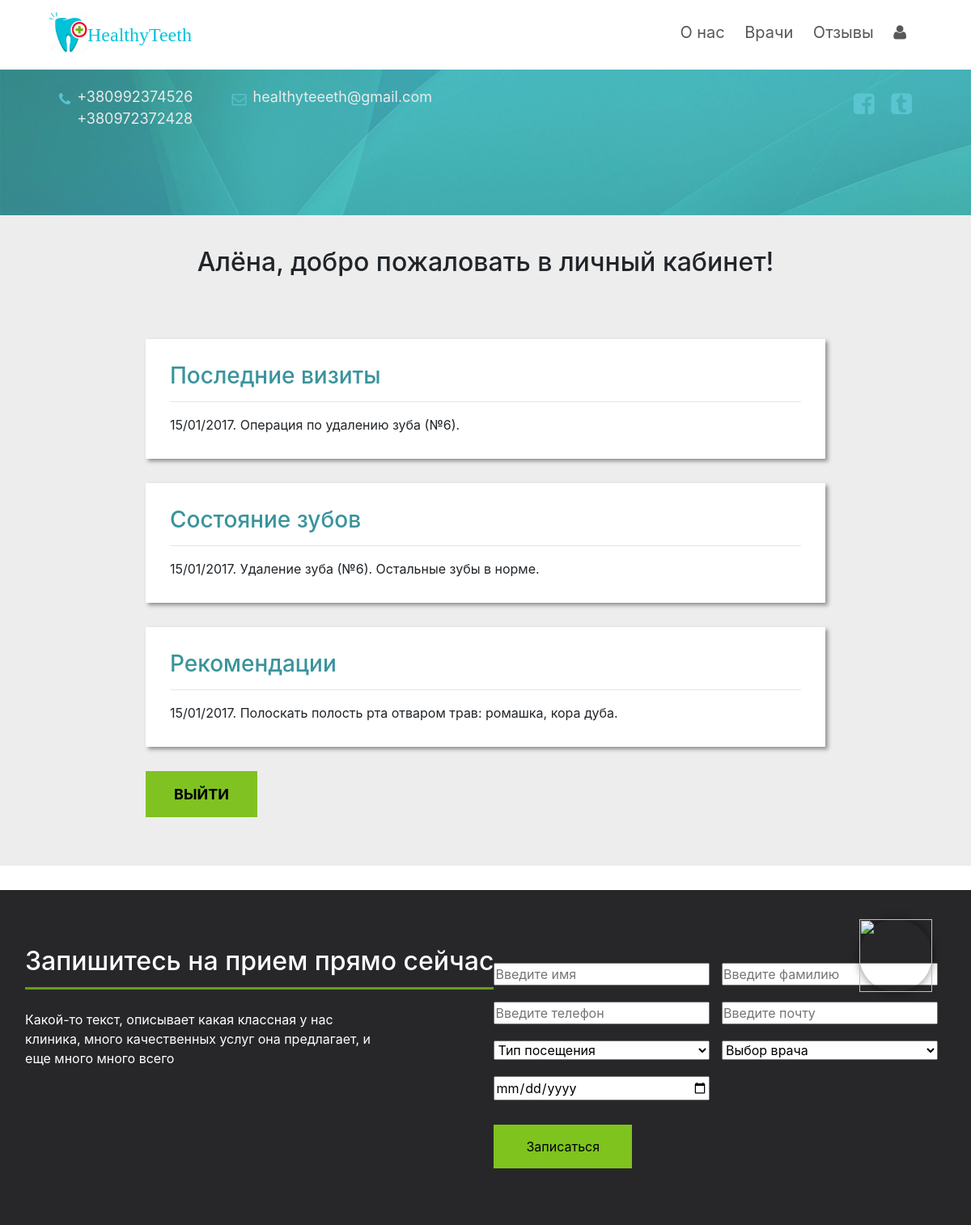
The app's page /personal_area.php (signed in) with its own data.
### tables this page shows
CREATE TABLE IF NOT EXISTS `Medical_Card` (
  `ID_Card` int(11) NOT NULL,
  `ID_User` int(11) NOT NULL,
  `Last_visitation` text NOT NULL,
  `State_of_Teeth` text NOT NULL,
  `Recommendations` text NOT NULL
);

### personal_area.php (the view, shortened to what this page needs)
<?php session_start(); 	$ID_User = isset($ID_User) ? $ID_User : $_SESSION['ID_User']; ?>
<!DOCTYPE>
<html lang="ru">
	<head>
		<link rel="stylesheet" href="css/style.css" />
		<link rel="stylesheet" href="css/home.css" />
		<link rel="stylesheet" href="css/form1.css" />
		<link rel="stylesheet" href="css/callback.css" />
		<link rel="stylesheet" href="css/signin.css" />
		<link rel="stylesheet" href="css/personal_area.css" />
		<link rel="stylesheet" href="css/media.css" />
		<link rel="stylesheet" href="bootstrap/css/bootstrap.min.css" />
		<link rel="stylesheet" href="font-awesome-4.2.0/css/font-awesome.min.css" />
	<body>
	<header class="Header">
		<div class="container">
			<div class="HeaderWrapper">
				<a href="index.php">
					<div class="Logo">
					<div class="Logo-img"><img src="img/logo.jpg" height="50" width="48"></div>
					<div class="Logo-name">HealthyTeeth</div>
					</div>
				</a>
				<div class="Nav">
					<ul>
						<li><a href="index.php">О нас</a></li>
						<li><a href="doctors.php">Врачи</a></li>
						<li><a href="reviews.php">Отзывы</a></li>
					<li>
				<?php
					require_once('/login.php');
				?>
						</li>
					</ul>
				</div>
			</div>
		</div>
			<section class="Infotmation">
			<div class="container">
				<div class="HomeInfotmation-wrapper">
					<div class="HomeInfotmation-contacts">
						<div class="HomeInfotmation-contact">
							<i class="fa fa-phone" aria-hidden="true"></i>
							<div class="phones">
								<span>+380992374526</span>
								<span>+380972372428</span>
							</div>
						</div>
						<div class="HomeInfotmation-contact">
							<i class="fa fa-envelope-o" aria-hidden="true"></i>
							<div class="email">
								<span>healthyteeeth@gmail.com</span>
							</div>
						</div>
					</div>
					<div class="HomeInfotmation-socials">
						<a href="#"><i class="fa fa-facebook-square" aria-hidden="true"></i></a>
						<a href=""><i class="fa fa-tumblr-square" aria-hidden="true"></i></a>
					</div>
				</div>
			</div>
			</section>
	</header>
	<section class="Personal_area">
		<h2><?php echo $_SESSION['name']; ?>, добро пожаловать в личный кабинет!</h2>
			<div class="Personal_information">
		      <div class="col last_visits">
		        <h3>Последние визиты</h3><hr>
		        <div class="description_second style">
					<?php
						$dbConnector = new mysqli('localhost', 'root', '', 'HealthyTeeth');
						$sql = ("SELECT Last_visitation FROM Medical_Card WHERE ID_User = $ID_User;");
						$result =$dbConnector->query($sql);
						if ($result->num_rows > 0) {
						    while($row = $result->fetch_assoc()) {
						        echo " ". $row["Last_visitation"]." ";
						    }
						} else {
						    echo "К сожалению, нет данных о последних визитах. Обратитесь к администратору.";
						}
					?>
		    </div>
		      </div>
		      <div class="col condition_of_teeth">
		        <h3>Состояние зубов</h3><hr>
		        <div class="description_second style">
					<?php
						$dbConnector = new mysqli('localhost', 'root', '', 'HealthyTeeth');
						$sql = ("SELECT State_of_Teeth FROM Medical_Card WHERE ID_User = $ID_User;");
						$result =$dbConnector->query($sql);
						if ($result->num_rows > 0) {
						    while($row = $result->fetch_assoc()) {
						        echo " ". $row["State_of_Teeth"]." ";
						    }
						} else {
						    echo "К сожалению, нет данных о состоянии зубов. Обратитесь к администратору.";
						}
					?>
		    </div>
		      </div>
		      <div class="col recomendations">
		        <h3>Рекомендации</h3><hr>
		        <div class="description_second style">
					<?php
						$dbConnector = new mysqli('localhost', 'root', '', 'HealthyTeeth');
						$sql = ("SELECT Recommendations FROM Medical_Card WHERE ID_User = $ID_User;");
						$result =$dbConnector->query($sql);
						if ($result->num_rows > 0) {
						    while($row = $result->fetch_assoc()) {
						        echo " ". $row["Recommendations"]." ";
						    }
						} else {
						    echo "К сожалению, нет рекомендаций. Обратитесь к администратору.";
						}
					?>
		    </div>
		      </div>
		      <button class="logout"><a href="logout.php">Выйти</a></button>
		    </div>
	</section>
	<section class="Form_of_visitation">
		<div class="Form_of_visitation_title">
			<div>
				<h2>Запишитесь на прием прямо сейчас</h2>
				<p>Какой-то текст, описывает какая классная у нас клиника, много качественных услуг она предлагает, и еще много много всего</p>
			</div>
		</div>
<?php
	require_once('/forma.php');
?>
	</section>
<?php
	require_once('/callback.php');
?>
	</body>
</html>

### login.php (shortened to what this page needs)
<?php session_start();
if($_SESSION['ID_User']==1)
{
?><a href="page_for_admin.php"><i class="fa fa-user" aria-hidden="true"></i></a><?
}
elseif($_SESSION['ID_User'])
{
?><a href="personal_area.php"><i class="fa fa-user" aria-hidden="true"></i></a><?
}
?>

### forma.php (shortened to what this page needs)
<form method="POST" action="forma2.php" id="feedback-form">
			<input required type="text" name="name" id="name" size="25" placeholder="Введите имя" />
			<input required type="text" name="second_name" id="second_name" size="25" placeholder="Введите фамилию" /><br>
			<input required type="number" name="phone" id="phone" size="25" placeholder="Введите телефон" />
			<input required type="email" name="mail" id="mail" size="25" placeholder="Введите почту" /><br>
			<select id="type_of_visitation" name="type_of_visitation">
				<option selected="selected">Тип посещения</option>
			</select>
			<select id="type_of_doctor" name="type_of_doctor" >
				<option>Выбор врача</option>
			</select><br>
			<input type="date" name="date" id="date" min="2017-12-26"><br>
			<button type="submit" form="feedback-form" value="Submit">Записаться</button>
</form>

### callback.php (shortened to what this page needs)
<button class="callback"><a id="popup__toggle"><img src="img/phone.png" width="90px" height="90px"></a></button>

### css/style.css (style rules this page uses)
* { margin: 0px; padding: 0px; }
.HeaderWrapper { display: flex; justify-content: space-between; padding: 15px; }
.Logo { display: flex; }
.Logo-name { color: #00C3D9; font-family: 'Kalam', cursive; font-size: 24px; padding-top: 10px; }
.Nav ul li { list-style-type: none; display: inline-block; margin-right: 20px; padding-top: 10px; font-size: 20px; }
.Nav ul li a { color: #5a5757; }
.callback { position: fixed; background: url('../img/phone.png'); top:75%; right: 4%; border-radius: 50px; border: none; box-shadow: 0 0 12px rgba(0,0,0,0.5); cursor:pointer; }

### css/home.css (style rules this page uses)
.HomeInfotmation-wrapper { display: flex; justify-content: space-between; }
.HomeInfotmation-contacts { display: flex; flex-wrap: wrap; }
.HomeInfotmation-contact { display: flex; padding: 20px; font-size: 18px; }
.email, .phones { display: flex; flex-direction: column; color: #e6e6e6; }
.fa-envelope-o,.fa-phone, .fa-facebook-square, .fa-tumblr-square { padding: 8px; color: #32B6C5; font-size: 18px; }
.HomeInfotmation-socials a { font-size: 30px; }
.HomeInfotmation-socials { padding: 20px; }

### css/form1.css (style rules this page uses)
.Form_of_visitation { margin-top: 30px; display: flex; justify-content: space-around; padding: 70px 0 70px 0; background: #272729; color: white; flex-wrap: wrap; }
.Form_of_visitation select { margin-top: 20px; width: 267px; margin-right: 10px; }
.Form_of_visitation input { margin: 20px 10px 0 0; width: 267px; }
.Form_of_visitation_title div h2 { border-bottom: 3px solid #689c1f; padding-bottom: 15px; }
.Form_of_visitation_title div p { margin-top: 25px; max-width: 450px; }
.Form_of_visitation button { border: none; padding: 15px 40px 15px 40px; background: #7ec31e; margin-top: 30px; }

### css/personal_area.css (style rules this page uses)
section.Infotmation { background-image: url(../img/z.jpg); background-size: cover; max-width: 100%; height: 110px; opacity: 0.8; }
@media only screen and (max-width : 1200px) { section.Infotmation { height: 180px!important; } }
.Personal_area h2 { text-align: center; padding: 40px; }
.Personal_area { background-color: #ededed; margin-bottom: 30px; display: flex; flex-direction: column; justify-content: center; padding-left: 15%; padding-right: 15%; padding-bottom: 30px; }
.Personal_information .col { background-color: white; padding: 30px; margin-top: 30px; box-shadow: 3px 3px 5px rgba(0,0,0,0.4); }
.col h3 { color: #39949c; }
.Form_of_visitation { margin-top: 0px; }
.Personal_information .logout { margin: 30px 0 30px 0; background-color: #7fc221; color: #fff; text-transform: uppercase; padding: 15px 35px 15px 35px; border: none; font-size: 18px; font-weight: bold; }
.Personal_information .logout a { text-decoration: none; color: #000000; }

### css/media.css (style rules this page uses)
@media only screen and (max-width : 1200px) { .Form_of_visitation { margin-top: 30px; display: flex; justify-content: center; padding: 70px 0 70px 0; background: #272729; color: white; flex-wrap: wrap; } }
@media only screen and (max-width : 1200px) { section.Infotmation { background-image: url(../img/z.jpg); background-size: cover; max-width: 100%; height: 400px; } }

### records on screen
medical_card: Last_visitation "15/01/2017. Операция по удалению зуба (№6).", State_of_Teeth "15/01/2017. Удаление зуба (№6). Остальные зубы в норме.", Recommendations "15/01/2017. Полоскать полость рта отваром трав: ромашка, кора дуба."

### other values on screen
$_SESSION['name'] "Алёна"
